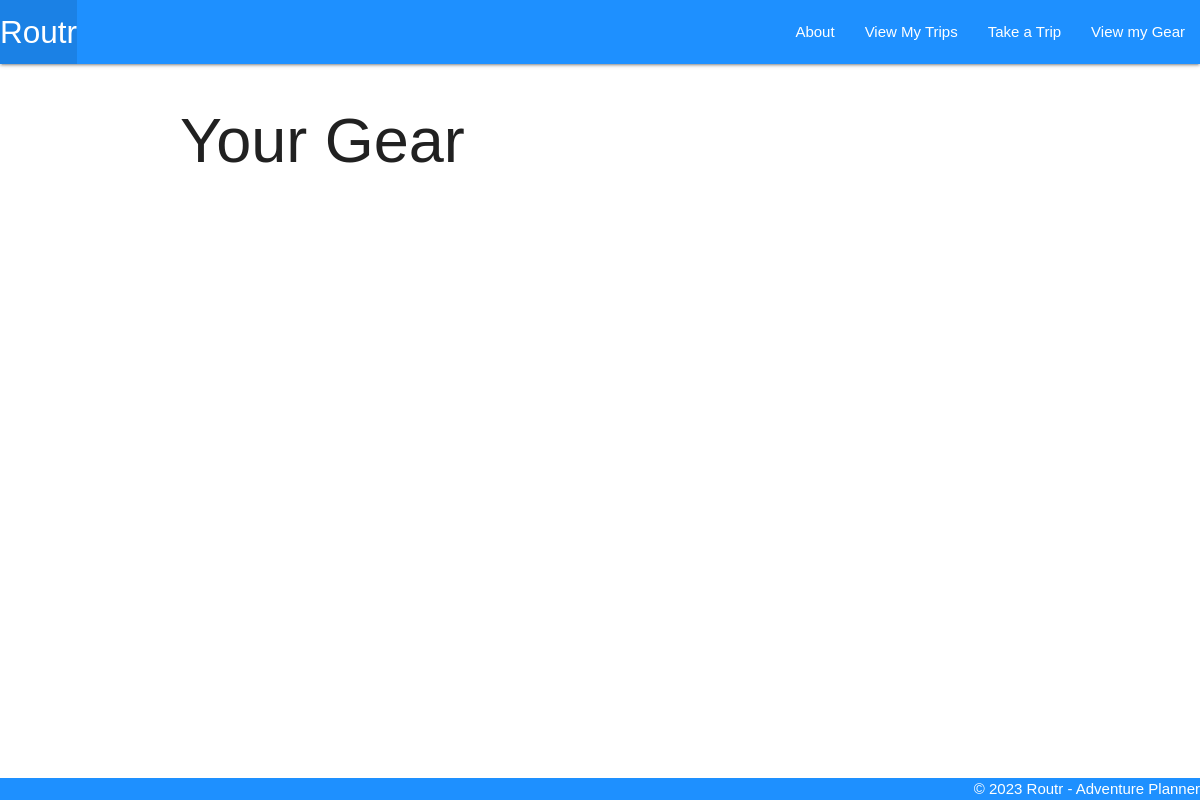
Page /gear/ on the earlier database version.
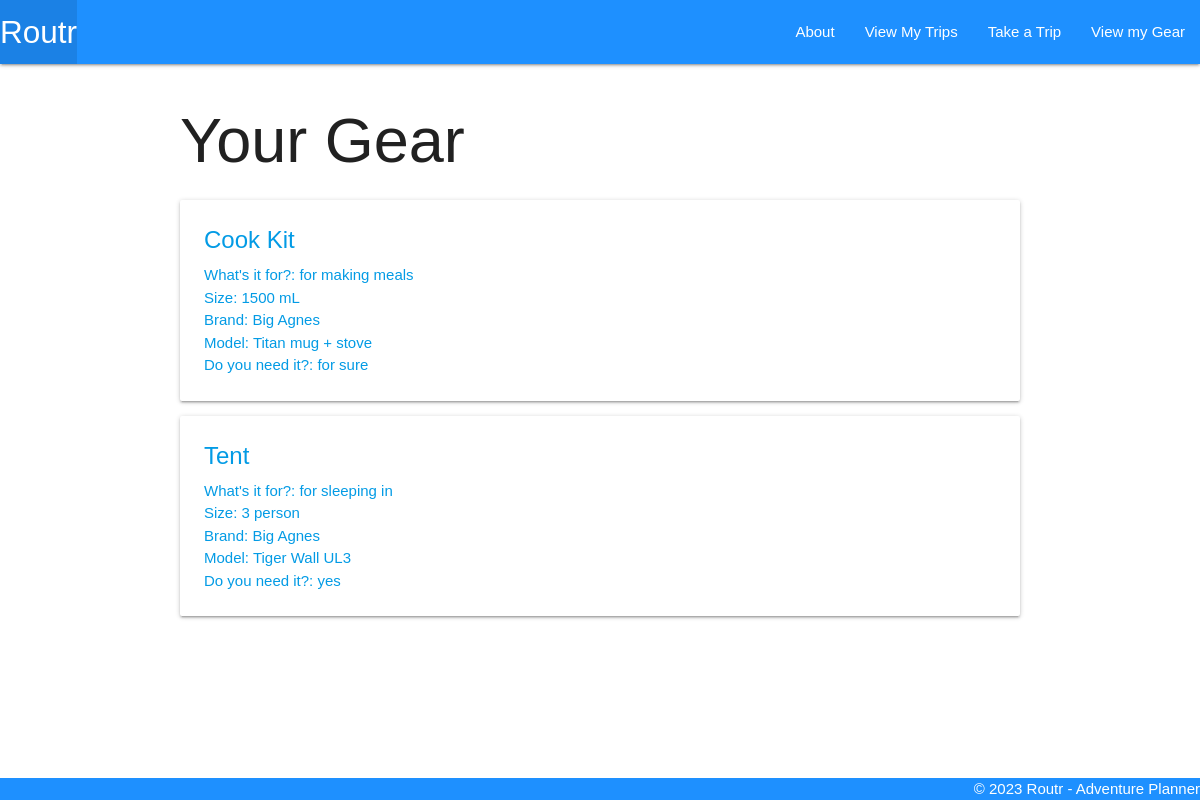
Same page on the later database version.
### main/models.py (models this page shows, shortened)
class Gear(models.Model):
    name = models.CharField(max_length=100)
    use = models.CharField(max_length=100)
    size = models.CharField(max_length=100)
    brand = models.CharField(max_length=100)
    model = models.CharField(max_length=100)
    necessary = models.CharField(max_length=100)

### main/views.py (the view)
# urls.py: path("gear/", views.gear, name="gear"),
def gear(request):
    gears = Gear.objects.all()
    return render(request, 'gear/index.html', {'gears': gears})

### main/templates/gear/index.html
{% extends 'base.html' %} {% block content %}
<h1>Your Gear</h1>
{% for gear in gears %}
<div class="card">
	<a href="{% url 'gear_detail' gear.id %}">
		<div class="card-content">
			<span class="card-title">{{ gear.name }}</span>
			<p>What's it for?: {{ gear.use }}</p>
			<p>Size: {{ gear.size }}</p>
			<p>Brand: {{ gear.brand }}</p>
			<p>Model: {{ gear.model }}</p>
			<p>Do you need it?: {{ gear.necessary }}</p>
		</div>
	</a>
</div>
{% endfor %} {% endblock %}

### main/templates/base.html (shortened to what this page needs)
{% load static %}
<!DOCTYPE html>
<html lang="en">
	<head>
		<link
			rel="stylesheet"
			href="https://cdnjs.cloudflare.com/ajax/libs/materialize/1.0.0/css/materialize.min.css" />
		<link
			rel="stylesheet"
			type="text/css"
			href="{% static 'css/style.css' %}" />
	</head>
	<body>
		<header class="navbar-fixed">
			<nav>
				<div class="nav-wrapper">
					<ul>
						<li>
							<a
								href="/"
								class="left brand-logo"
								>Routr</a
							>
						</li>
					</ul>
					<ul class="right">
						<li><a href="{% url 'about' %}">About</a></li>
						<li><a href="{% url 'index' %}">View My Trips</a></li>
						<li><a href="{% url 'trip_create' %}">Take a Trip</a></li>
						<li><a href="{% url 'gear' %}">View my Gear</a></li>
					</ul>
				</div>
			</nav>
		</header>
		<main class="container">{% block content %} {% endblock %}</main>
		<footer class="page-footer">
			<div class="right">© 2023 Routr - Adventure Planner</div>
		</footer>
	</body>
</html>

### main/static/css/style.css (style rules this page uses)
body { font-family: basic-sans, sans-serif; display: flex; min-height: 100vh; flex-direction: column; }
main { flex: 1 0 auto; }
.nav-wrapper { background-color: dodgerblue; }
.page-footer { padding-top: 0; text-align: right; background-color: dodgerblue; }

Differences in the rows shown:
added Gear: name "Cook Kit", use "for making meals", size "1500 mL", brand "Big Agnes", model "Titan mug + stove", necessary "for sure"
added Gear: name "Tent", use "for sleeping in", size "3 person", brand "Big Agnes", model "Tiger Wall UL3", necessary "yes"
